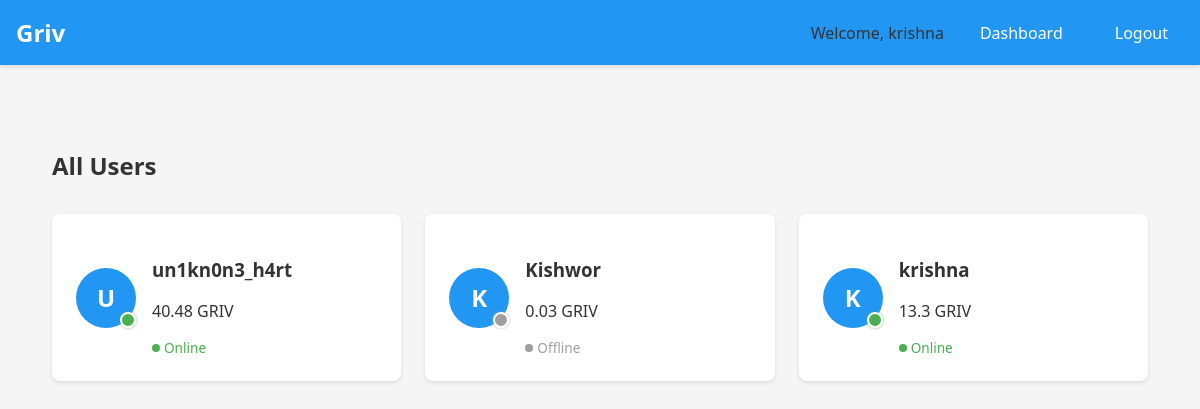
/active-users (signed in), run on the app's committed database.
### app/models/user.py (models this page shows, shortened)
class User(UserMixin, db.Model):
    id = db.Column(db.String(36), primary_key=True, default=lambda: str(uuid.uuid4()))
    username = db.Column(db.String(64), unique=True, nullable=False)
    email = db.Column(db.String(120), unique=True, nullable=False)
    password_hash = db.Column(db.String(128))
    balance = db.Column(db.Float, default=0.0)
    last_seen = db.Column(db.DateTime, default=datetime.utcnow)
    is_active = db.Column(db.Boolean, default=False)
    is_mining = db.Column(db.Boolean, default=False)
    mining_power = db.Column(db.Float, default=0.5)

### app/routes.py (the view)
@bp.route('/active-users')
@login_required
def active_users():
    users = User.query.all()
    return render_template('active_users.html', users=users)

### app/__init__.py (called while the page is built)
def create_app(config_class=Config):
    app = Flask(__name__)
    app.config.from_object(config_class)
    db.init_app(app)
    login_manager.init_app(app)
    with app.app_context():
        db.create_all()  # Create database tables
    from app.routes import bp as routes_bp
    app.register_blueprint(routes_bp)
    @login_manager.user_loader
    def load_user(user_id):
        from app.models.user import User
        return User.query.get(str(user_id))
    return app

### app/templates/active_users.html (shortened to what this page needs)
{% extends "base.html" %}
{% block content %}
<div class="users-container">
    <h2> All Users</h2>
    <div class="users-grid">
        {% for user in users %}
        <div class="user-card" onclick="window.location.href='{{ url_for('main.user_profile', user_id=user.id) }}'">
            <div class="user-avatar">
                {{ user.username[0].upper() }}
                <span class="status-indicator {{ 'online' if user.is_active else 'offline' }}"></span>
            </div>
            <div class="user-info">
                <h3>{{ user.username }}</h3>
                <p class="user-balance">{{ user.balance|round(2) }} GRIV</p>
                <div class="user-status">
                    <span class="status-text {{ 'online' if user.is_active else 'offline' }}">
                        {{ 'Online' if user.is_active else 'Offline' }}
                    </span>
                </div>
            </div>
        </div>
        {% endfor %}
    </div>
</div>
{% endblock %}

### app/templates/base.html (shortened to what this page needs)
<!DOCTYPE html>
<html lang="en">
<head>
    <link rel="stylesheet" href="{{ url_for('static', filename='css/style.css') }}">
</head>
<body>
    <nav>
        <div class="nav-wrapper">
            <a href="{{ url_for('main.index') }}" class="brand-logo">Griv</a>
            {% if current_user.is_authenticated %}
            <ul class="right">
                <li>Welcome, {{ current_user.username }}</li>
                <li><a href="{{ url_for('main.dashboard') }}">Dashboard</a></li>
                <li><a href="{{ url_for('main.logout') }}">Logout</a></li>
            </ul>
            {% endif %}
        </div>
    </nav>
    <div class="container">
        {% block content %}{% endblock %}
    </div>
</body>
</html>

### app/static/css/style.css (style rules this page uses)
:root { --primary-color: #2196F3; --secondary-color: #1976D2; --background-color: #f5f5f5; --card-background: #ffffff; --text-color: #333333; --border-radius: 8px; --box-shadow: 0 2px 4px rgba(0,0,0,0.1); }
body { font-family: 'Segoe UI', Tahoma, Geneva, Verdana, sans-serif; margin: 0; padding: 0; background-color: var(--background-color); color: var(--text-color); }
nav { background-color: var(--primary-color); padding: 1rem; box-shadow: 0 2px 4px rgba(0,0,0,0.1); }
.nav-wrapper { max-width: 1200px; margin: 0 auto; display: flex; justify-content: space-between; align-items: center; }
.brand-logo { color: white; text-decoration: none; font-size: 1.5rem; font-weight: bold; }
.right { display: flex; gap: 20px; list-style: none; margin: 0; padding: 0; }
.right li a { color: white; text-decoration: none; padding: 8px 16px; border-radius: var(--border-radius); transition: background-color 0.3s; }
.container { max-width: 1200px; margin: 2rem auto; padding: 0 20px; }
.users-container { padding: 2rem; max-width: 1200px; margin: 0 auto; }
.users-grid { display: grid; grid-template-columns: repeat(auto-fill, minmax(280px, 1fr)); gap: 1.5rem; margin-top: 2rem; }
.user-card { background: var(--card-background); border-radius: var(--border-radius); box-shadow: var(--box-shadow); padding: 1.5rem; display: flex; align-items: center; gap: 1rem; cursor: pointer; transition: transform 0.2s, box-shadow 0.2s; position: relative; overflow: hidden; }
.user-avatar { width: 60px; height: 60px; background: var(--primary-color); border-radius: 50%; display: flex; align-items: center; justify-content: center; font-size: 1.5rem; color: white; font-weight: bold; position: relative; }
.status-indicator { position: absolute; bottom: 0; right: 0; width: 12px; height: 12px; border-radius: 50%; border: 2px solid var(--card-background); }
.status-indicator.online { background-color: #4CAF50; box-shadow: 0 0 0 2px rgba(76, 175, 80, 0.2); }
.status-indicator.offline { background-color: #9e9e9e; box-shadow: 0 0 0 2px rgba(158, 158, 158, 0.2); }
.user-status { display: flex; align-items: center; gap: 0.5rem; margin-top: 0.25rem; }
.status-text { font-size: 0.85rem; display: flex; align-items: center; gap: 0.25rem; }
.status-text.online { color: #4CAF50; }
.status-text.offline { color: #9e9e9e; }
.status-text::before { content: ''; display: inline-block; width: 8px; height: 8px; border-radius: 50%; }
.status-text.online::before { background-color: #4CAF50; }
.status-text.offline::before { background-color: #9e9e9e; }

### data on the page
User: username "krishna", username "K", balance "13.3", is_active "Online"
User: username "U", username "un1kn0n3_h4rt", balance "40.48", is_active "Online"
User: username "K", username "Kishwor", balance "0.03", is_active "Offline"
